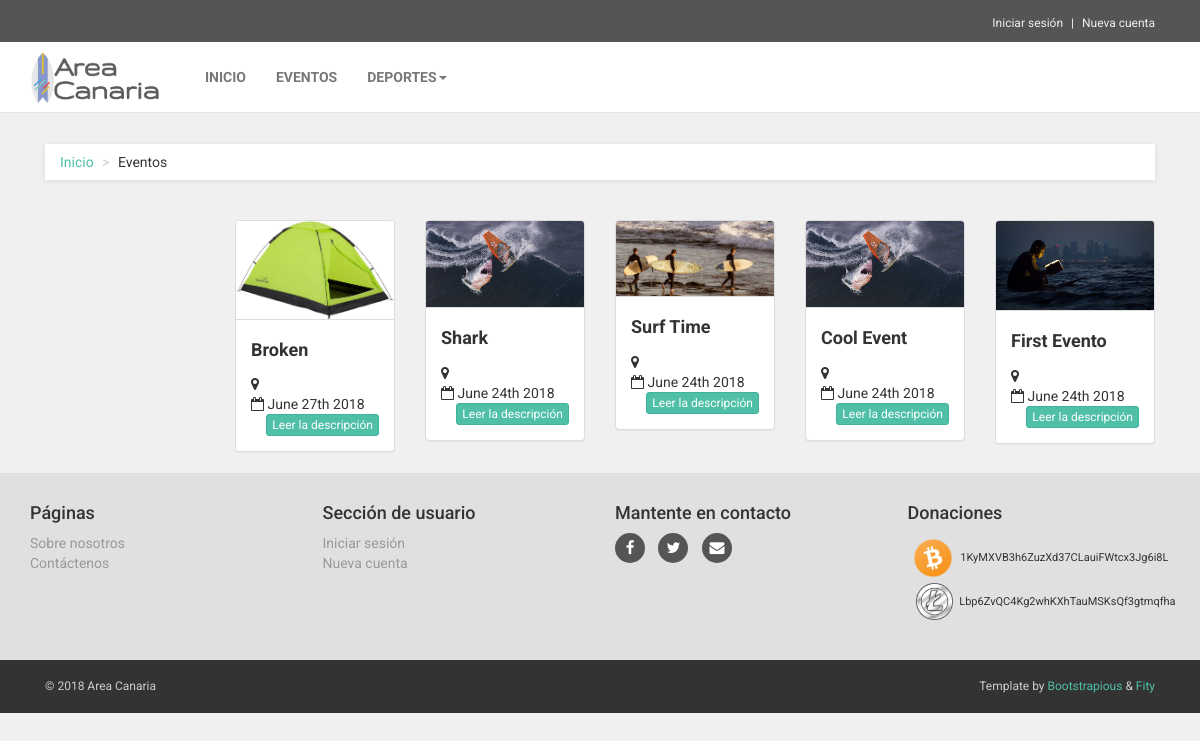
Screenshot of /index.php/eventos_controller/eventos with the database file from the repository.
### tables this page shows
CREATE TABLE `eventos` (
  `eventos_id` int(11) NOT NULL,
  `eventos_user_id` int(11) NOT NULL,
  `eventos_title` varchar(255) NOT NULL,
  `eventos_description` text NOT NULL,
  `eventos_image` text NOT NULL,
  `eventos_location` varchar(255) NOT NULL,
  `eventos_attend_user_id` int(11) NOT NULL,
  `eventos_timestamp` datetime NOT NULL,
  `eventos_last_edited_timestamp` datetime NOT NULL,
  `eventos_date_and_time` datetime NOT NULL
);

### application/controllers/Eventos_controller.php (called while the page is built, shortened)
<?php defined('BASEPATH') OR exit('No direct script access allowed');
class Eventos_controller extends CI_Controller {
  private $eventos_table = "eventos";
    public function __construct(){
    $this->load->model('Eventos_model');
    $this->load->model('User_model');
    $this->load->model('Locations_model');
    $this->load->model('Comments_model');
    $this->load->library('pagination');
	}
	public function eventos(){
    $data['eventos'] = $this->Eventos_model->select_all_for_pagination($limit = 24);
    $data['total_rows'] = $this->Eventos_model->pagination_count($this->eventos_table,24);
    $config['total_rows'] = $data['total_rows'];
    $config['per_page'] = 24;
    $config['uri_segment'] = 3;
    $config['base_url'] = site_url("Eventos_controller/eventos/");
    $this->pagination->initialize($config);
    $data['page_links'] = $this->pagination->create_links();
		$this->load->view('eventos/eventos', $data);
	}
}

### index.php (called while the page is built, shortened)
<?php
require_once BASEPATH.'core/CodeIgniter.php';

### application/models/Eventos_model.php (called while the page is built, shortened)
<?php
class Eventos_model extends CI_Model {
  private $eventos_table = "eventos";
  private $users_table = "users";
  private $locations_table = "locations";
  private $eventos_time_created = "eventos_timestamp";
    public function select_all_for_pagination($limit) {
        $offset = $this->uri->segment(3);
        $this->db->order_by($this->eventos_time_created, "DESC");
        $this->db->limit($limit,$offset);
        $this->db->join("$this->users_table","$this->users_table.user_id = $this->eventos_table.eventos_user_id", 'left');
        $this->db->join("$this->locations_table","$this->locations_table.location_evento_id = $this->eventos_table.eventos_id", 'left');
        $query = $this->db->get($this->eventos_table);
        return $query->result_array();
    }
}

### application/views/eventos/eventos.php (the view, shortened to what this page needs)
<div class="container">
    <div class="col-sm-12">
        <ul class="breadcrumb">
          <li><a href="<?php echo base_url(); ?>"><?php echo $GLOBALS['home']; ?></a></li>
            <li><?php echo $GLOBALS['events']; ?></li>
        </ul>
    </div>
        <div class="container-fluid">
            <div class="masonry-container">
                <div class="col-xs-12 col-sm-4 col-md-2 masonry-sizer"></div>
                <?php foreach ($eventos as $evento) { ?>
                <div class="col-xs-12 col-sm-4 col-md-2 masonry-item">
                    <div class="panel panel-default panel-front">
                        <div class="panel-heading">
                            <h4 class="panel-title">
                                <a class="fancybox" rel="group" href="<?php echo base_url('assets/img/') . $evento['eventos_image']; ?>">
                                <img class="media-object img-responsive" src="<?php echo base_url('assets/img/') . $evento['eventos_image']; ?>">
                                </a>
                            </h4>
                        </div>
                        <div class="panel-body">
                            <h4><?php echo $evento['eventos_title']; ?></h4>
                            <i class="fa fa-map-marker" aria-hidden="true"></i> <?php echo $evento['location_name']; ?>
                            <br>
                            <i class="fa fa-calendar-o"></i> <?php echo date("F jS Y", strtotime(substr($evento['eventos_timestamp'],0,10)));   ?>
                            <br>
                            <a href="<?php echo base_url("Eventos_controller/details/") . $evento['eventos_id'] . "/" . $evento['eventos_user_id']; ?>" class="btn btn-primary read-more btn-xs pull-right"><?php echo $GLOBALS['read_description']; ?></a>
                        </div>
                    </div>
                </div>
                <?php } ?>
            </div>
        </div>
      <div class="col-sm-12" id="blog-listing">
      </div>
    </div>

### assets/css/custom.css (style rules this page uses)
.container-fluid { padding:0; }
.panel-front { margin-bottom:20px; margin-top:20px; }
.panel-front .panel-heading .panel-title img { border-radius:3px 3px 0px 0px; width:100%; }
.panel-front .panel-heading { padding: 0px; }
.panel-front .panel-heading h4 { line-height: 0; }
.panel-front .panel-body h4 { font-weight: bold; margin-top: 5px; margin-bottom: 15px; }

### assets/css/style.default.css (style rules this page uses)
a, button { -webkit-transition: all 0.2s ease-out; -moz-transition: all 0.2s ease-out; transition: all 0.2s ease-out; }
.breadcrumb { -webkit-box-shadow: 0 1px 5px rgba(0, 0, 0, 0.1); box-shadow: 0 1px 5px rgba(0, 0, 0, 0.1); }
body { font-family: "Roboto", Helvetica, Arial, sans-serif; font-size: 14px; line-height: 1.42857143; color: #333333; background-color: #f0f0f0; }
a { color: #4fbfa8; text-decoration: none; }
.breadcrumb { padding: 8px 15px; margin-bottom: 20px; background-color: #ffffff; border-radius: 0; }
.breadcrumb > li + li:before { content: ">\00a0"; color: #cccccc; }
.btn { font-weight: normal; font-family: "Roboto", Helvetica, Arial, sans-serif; padding: 6px 12px; font-size: 14px; line-height: 1.42857143; border-radius: 3px; }
.btn-primary { color: #ffffff; background-color: #4fbfa8; border-color: #41b39c; }
.btn-xs { padding: 1px 5px; font-size: 12px; line-height: 1.5; border-radius: 3px; }
h1, h2, h3, h4, h5, h6, .h1, .h2, .h3, .h4, .h5, .h6 { font-family: inherit; font-weight: 500; line-height: 1.1; color: inherit; }
p, ul, ol { margin: 0 0 20px; }

### rows the page displays
eventos: eventos_image (picture), eventos_title "Broken", eventos_timestamp "June 27th 2018"
eventos: eventos_image (picture), eventos_title "Shark", eventos_timestamp "June 24th 2018"
eventos: eventos_image (picture), eventos_title "Surf Time", eventos_timestamp "June 24th 2018"
eventos: eventos_image (picture), eventos_title "Cool Event", eventos_timestamp "June 24th 2018"
eventos: eventos_image (picture), eventos_title "First Evento", eventos_timestamp "June 24th 2018"

### other values shown
$GLOBALS['login'] "Iniciar sesión"
$GLOBALS['register'] "Nueva cuenta"
$GLOBALS['home'] "INICIO"
$GLOBALS['events'] "EVENTOS"
$GLOBALS['home'] "Inicio"
$GLOBALS['events'] "Eventos"
$GLOBALS['pages'] "Páginas"
$GLOBALS['about_us'] "Sobre nosotros"
$GLOBALS['contact_us'] "Contáctenos"
$GLOBALS['user_section'] "Sección de usuario"
$GLOBALS['stay_in_touch'] "Mantente en contacto"
$GLOBALS['donations'] "Donaciones"
